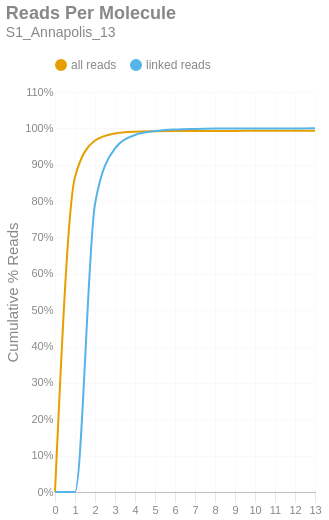

The notebook cell this image was saved under:
### Markdown cell above
### Reads per Molecule
This chart shows the cumulative distribution of the number of reads per linked molecule. That is, how many alignments are associated with a unique molecule. This excludes the number of reads associated with invalid or absent linked-read barcodes. The `linked` histogram is the percentages recalculated when disregarding singletons.

### Code cell
if SKIPLR:
    print_html(f"Skipped")
else:
    counts = np.bincount(valids['reads'].cast(pl.Int64).to_numpy())
    weighted = counts * np.arange(len(counts))
    all_perc = weighted / n_reads
    linked_perc = weighted / n_linked_reads
    linked_perc[1] = 0
    binned_df = pl.DataFrame({
        'readsper': list(range(len(counts))),
        'all reads (cumsum)': np.cumsum(all_perc).tolist(),
        'linked reads (cumsum)': np.cumsum(linked_perc).tolist(),
    })

    with SafeRender(binned_df):
        (
            density_plot(binned_df, 'Reads Per Molecule', samplename, 'readspmol')
            .encode(
                x=alt.X('readsper:O', title=None).axis(labelAngle=0).scale(padding=0),
                y=alt.Y('value:Q', title='Cumulative % Reads').axis(format='%').stack(False),
                color=alt.Color("key:N").scale(domain=["all reads", "linked reads"]),
                tooltip=[
                    alt.Tooltip("key:N", title="Data Type"),
                    alt.Tooltip("readsper:O", title="Reads Per Molecule"),
                    alt.Tooltip("value:Q", format=".2%", title="% Reads (Cum.)")
                ]            
            )
        ).display()

### Figure 1 — Vega-Lite specification as saved in the notebook (floating-point values rounded to 4 significant figures)
{"width": "container", "height": 400, "config": {"title": {"anchor": "start", "dy": -15, "fontSize": 18, "color": "#888888", "subtitleColor": "#888888", "subtitleFontSize": 14}, "arc": {"fill": "#0072B2"}, "axis": {"domainColor": "#888888", "domainWidth": 0.5, "gridWidth": 0.2, "grid": false, "titleFontWeight": 400, "titleFontSize": 15, "labelFontSize": 11, "labelColor": "#888888", "tickColor": "#888888", "tickWidth": 0.2, "titleColor": "#888888"}, "axisBand": {"grid": false}, "axisX": {"grid": true, "tickSize": 10, "domainCap": "round"}, "axisY": {"domain": false, "grid": true, "tickSize": 0, "domainCap": "round"}, "background": "transparent", "header": {"labelFontSize": 15, "labelColor": "#888888", "titleFontSize": 15, "titleFontWeight": 600, "titleColor": "#888888"}, "legend": {"labelFont": "sans-serif", "labelFontSize": 12, "labelColor": "#888888", "symbolSize": 100, "symbolType": "circle", "titleFontSize": 12, "titlePadding": 10, "titleColor": "#888888", "title": null, "orient": "top"}, "range": {"category": ["#E69F00", "#56B4E9", "#009E73", "#F0E442", "#0072B2", "#D55E00", "#CC79A7", "#000000"], "diverging": ["#cfe8f3", "#a2d4ec", "#73bfe2", "#46abdb", "#1696d2", "#12719e"]}, "area": {"fill": "#0072B2", "fillOpacity": 0.7, "line": true, "strokeOpacity": 0.7}, "line": {"color": "#0072B2", "stroke": "#0072B2", "strokeWidth": 2}, "trail": {"color": "#0072B2", "stroke": "#0072B2", "strokeWidth": 0, "size": 1}, "point": {"filled": true, "fillOpacity": 1.0, "size": 95}, "text": {"color": "#888888", "fontSize": 11, "align": "right", "fontWeight": 400, "size": 11}, "bar": {"fill": "#0072B2", "stroke": null}, "view": {"stroke": null, "continuousWidth": 660, "continuousHeight": 400}}, "data": {"name": "data-8487591695daf0216f52c0db62324214"}, "mark": {"type": "line", "interpolate": "monotone", "point": {"opacity": 0, "size": 275}}, "encoding": {"color": {"field": "key", "scale": {"domain": ["all reads", "linked reads"]}, "type": "nominal"}, "tooltip": [{"field": "key", "title": "Data Type", "type": "nominal"}, {"field": "readsper", "title": "Reads Per Molecule", "type": "ordinal"}, {"field": "value", "format": ".2%", "title": "% Reads (Cum.)", "type": "quantitative"}], "x": {"axis": {"labelAngle": 0}, "field": "readsper", "scale": {"padding": 0}, "title": null, "type": "ordinal"}, "y": {"axis": {"format": "%"}, "field": "value", "stack": false, "title": "Cumulative % Reads", "type": "quantitative"}}, "params": [{"name": "param_c36ac31b6afebe62", "select": {"type": "point", "fields": ["key"]}, "bind": "legend"}], "title": {"text": "Reads Per Molecule", "subtitle": "S1_Annapolis_13"}, "transform": [{"fold": ["all reads (cumsum)", "linked reads (cumsum)"]}, {"calculate": "replace(datum.key, ' (cumsum)', '')", "as": "key"}, {"filter": {"param": "param_c36ac31b6afebe62"}}], "usermeta": {"embedOptions": {"downloadFileName": "S1_Annapolis_13.readspmol"}}, "$schema": "https://vega.github.io/schema/vega-lite/v6.1.0.json", "datasets": {"data-8487591695daf0216f52c0db62324214": [{"readsper": 0, "all reads (cumsum)": 0.0, "linked reads (cumsum)": 0.0}, {"readsper": 1, "all reads (cumsum)": 0.8661, "linked reads (cumsum)": 0.0}, {"readsper": 2, "all reads (cumsum)": 0.9667, "linked reads (cumsum)": 0.7919}, {"readsper": 3, "all reads (cumsum)": 0.9862, "linked reads (cumsum)": 0.9451}, {"readsper": 4, "all reads (cumsum)": 0.9908, "linked reads (cumsum)": 0.9817}, {"readsper": 5, "all reads (cumsum)": 0.9922, "linked reads (cumsum)": 0.9924}, {"readsper": 6, "all reads (cumsum)": 0.9927, "linked reads (cumsum)": 0.9969}, {"readsper": 7, "all reads (cumsum)": 0.9929, "linked reads (cumsum)": 0.9986}, {"readsper": 8, "all reads (cumsum)": 0.993, "linked reads (cumsum)": 0.9994}, {"readsper": 9, "all reads (cumsum)": 0.9931, "linked reads (cumsum)": 0.9997}, {"readsper": 10, "all reads (cumsum)": 0.9931, "linked reads (cumsum)": 0.9998}, {"readsper": 11, "all reads (cumsum)": 0.9931, "linked reads (cumsum)": 0.9999}, {"readsper": 12, "all reads (cumsum)": 0.9931, "linked reads (cumsum)": 0.9999}, {"readsper": 13, "all reads (cumsum)": 0.9931, "linked reads (cumsum)": 1.0}]}}
